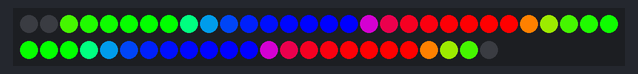
Bench run of a sketch on a simulated Arduino Uno, built with avr-gcc and run on an emulated ATmega328P. Shown: 54 RGB LEDs in strip order, left to right, continuing on the next row. Wiring (inferred from the names in the program): WS2801 LEDs: data pin 11; clock pin 13. Random numbers use the default seed unless the sketch sets one.

Above: at 0.1 s.
At 1.1 s:
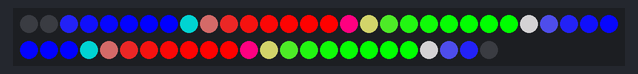
At 3.1 s:
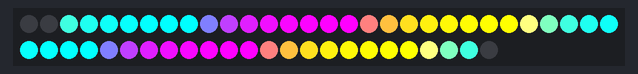
At 4.1 s:
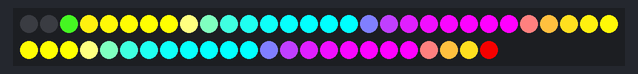
At 5.1 s:
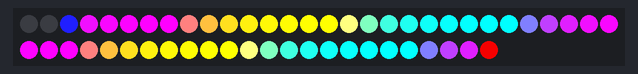
At 6.2 s:
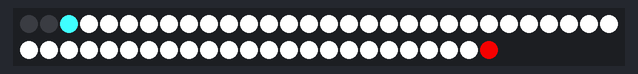

Measured:
- what the display in image 0 shows lasts 1.0 s, from 0.0 s to 1.0 s

The sketch:

sm16716.ino
```cpp
// (licence header left out)
#define DATA_PIN (11)
#define CLOCK_PIN (13)

#define LIGHT_COUNT (49)

uint32_t pixels[LIGHT_COUNT];

#define pinModeFast(x, y) pinMode(x, y)
#define digitalWriteFast(x, y) digitalWrite(x, y)

void setup() {
  pinModeFast(DATA_PIN, OUTPUT);
  pinModeFast(CLOCK_PIN, OUTPUT);
  digitalWriteFast(DATA_PIN, LOW);
  digitalWriteFast(CLOCK_PIN, LOW);
}

static void set_pixel(uint8_t index, uint32_t color) {
  pixels[index] = color & 0x00FFFFFF;
}

static void set_pixel_rgb(uint8_t index, uint32_t r, uint32_t g, uint32_t b) {
  set_pixel(index, r | (g << 8) | (b << 16));
}

static void toggle_clock() {
  digitalWriteFast(CLOCK_PIN, HIGH);
  digitalWriteFast(CLOCK_PIN, LOW);
}

static void write_pixel(uint8_t i) {
  const uint32_t MASK = ((uint32_t)(1) << 24);
  uint32_t p = pixels[i] | MASK;
  int j = 25;
  while (j--) {
    digitalWriteFast(DATA_PIN, (p & MASK) ? HIGH : LOW);
    toggle_clock();
    p <<= 1;
  }
}

static void write_blank_pixel() {
  int j = 25;
  while (j--) {
    digitalWriteFast(DATA_PIN, 0);
    toggle_clock();
  }
}

static void show() {
  digitalWriteFast(DATA_PIN, LOW);
  for (int i = 0; i < 50; i++) {
    toggle_clock();
  }
  for (int i = 0; i < LIGHT_COUNT; ++i) {
    write_pixel(i);
  }
  write_blank_pixel();
  delay(1);
}

static void solid_color(uint32_t color) {
  for (int i = 0; i < LIGHT_COUNT; ++i) {
    set_pixel(i, color);
  }
}

static uint32_t simple_color(uint8_t color) {
  switch (color) {
  case 0:
    return 0x00ff0000;
  case 1:
    return 0x0000ff00;
  case 2:
    return 0x000000ff;
  case 3:
    return 0x00ffff00;
  case 4:
    return 0x00ff00ff;
  case 5:
    return 0x0000ffff;
  case 6:
    return 0x00ffffff;
  default:
    return 0x00330000;
  }
}

static uint32_t rand_color() {
  return simple_color(rand() % 7);
}

static uint32_t rand_color_except(uint32_t color) {
  uint32_t result_color;
  do {
    result_color = simple_color(rand() % 7);
  } while (result_color == color);
  return result_color;
}

static uint32_t get_dimmer_mask(uint32_t value) {
  return value | (value << 8) | (value << 16);
}

static void scroll(int8_t delta) {
  size_t bytes_to_move = (LIGHT_COUNT - delta) * sizeof(uint32_t);
  if (delta > 0) {
    memmove(&pixels[delta], &pixels[0], bytes_to_move);
  } else {
    memmove(&pixels[0], &pixels[-delta], bytes_to_move);
  }
}

static void wipe(uint8_t delay_msec) {
  for (int i = 0; i < LIGHT_COUNT; ++i) {
    scroll(1);
    set_pixel(0, 0);
    show();
    delay(delay_msec);
  }
}

void loop() {
  uint32_t color = 0;

  for (int i = 0; i < 7; ++i) {
    solid_color(simple_color(i));
    show();
    delay(1000);
  }

  // Halloween
  for (int i = 0; i < LIGHT_COUNT * 4; ++i) {
    uint8_t r = rand() % 10;
    color = 0;
    if (r < 7) {
    } else if (r < 8) {
      color = 0x00ff1f00;  // orange
    } else {
      color = 0x00002f00;  // green
    }
    scroll(1);
    set_pixel(0, color);
    show();
    delay(75);
  }
  wipe(75);

  for (int i = 0; i < LIGHT_COUNT * 10; ++i) {
    set_pixel(rand() % LIGHT_COUNT, rand_color());
    show();
    delay(50);
  }

  for (int i = 0; i < LIGHT_COUNT * 10; ++i) {
    scroll(1);
    set_pixel(0, rand_color());
    show();
    delay(100);
  }
  wipe(25);

  for (int i = 0; i < LIGHT_COUNT * 4; ++i) {
    color = rand_color_except(color);
    for (int j = 0; j < 5; ++j) {
      scroll(1);
      set_pixel(0, color);
      show();
      delay(25);
    }
  }

  for (int i = 0; i < LIGHT_COUNT * 4; ++i) {
    color = rand_color_except(color);
    for (int j = 0; j < 8; ++j) {
      scroll(-1);
      set_pixel(LIGHT_COUNT - 1, color);
      show();
      delay(5);
    }
  }

  for (int j = 0; j < 16; ++j) {
    color = rand_color_except(color);
    for (int i = 0; i < LIGHT_COUNT; ++i) {
      set_pixel(i, color);
      show();
      delay(5);
    }
  }

  for (uint8_t k = 0; k < 7; ++k) {
    uint32_t color = simple_color(k);
    for (uint32_t j = 0; j < 255; ++j) {
      solid_color(color & get_dimmer_mask(j));
      show();
    }
    for (uint32_t j = 255; j != 0; --j) {
      solid_color(color & get_dimmer_mask(j));
      show();
    }
  }
}
```
